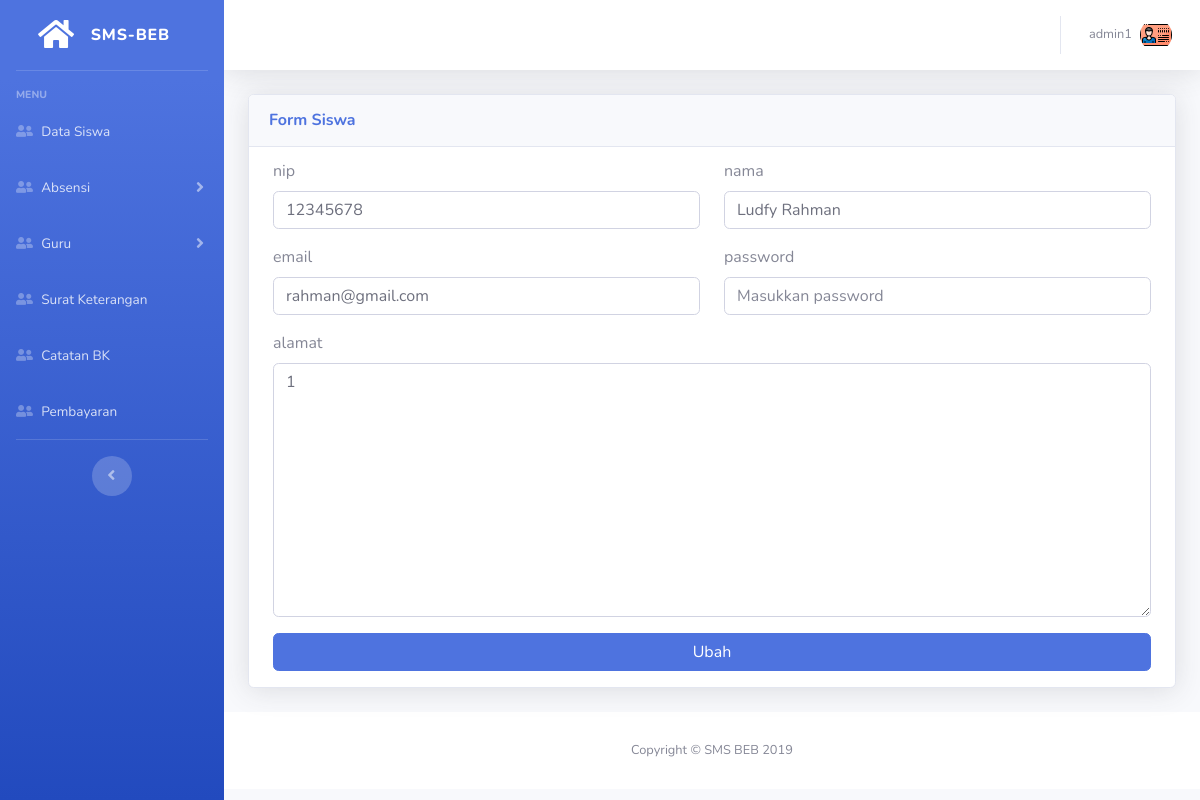
Screenshot of /SMSBEB-admin/guru/form.php?type=edit&id=3 (signed in) with the database file from the repository.
### tables this page shows
CREATE TABLE `tb_guru` (
  `id` int(6) NOT NULL,
  `nip` int(10) NOT NULL,
  `nama` varchar(50) NOT NULL,
  `email` varchar(30) NOT NULL,
  `password` varchar(32) NOT NULL,
  `alamat` varchar(50) NOT NULL
);

### config/koneksi.php (called while the page is built, shortened)
<?php
  function postOrOr($index, $a = '', $b ='') {
      if(isset($_POST[$index]) && $_POST[$index] != '')
          return $_POST[$index];
      else if(isset($a))
          return $a;
      return $b;
  }
?>

### SMSBEB-admin/guru/form.php (the view, shortened to what this page needs)
<?php
    include "../layout/theme.php";
    $data = null;
    if ($_GET['type'] == 'edit') {
        $q = mysqli_query($koneksi, "SELECT * FROM tb_guru where id='$_GET[id]'");
        $data = mysqli_fetch_array($q);
    }
    ?>
    <div class="container-fluid">
        <div class="card shadow mb-4">
            <div class="card-header py-3">
                <h6 class="m-0 font-weight-bold text-primary datatable">Form Siswa</h6>
            </div>
            <div class="container" style="margin-top:12px;">
                <form method="post" action="proses.php?type=<?= $_GET['type'] ?>" enctype="multipart/form-data">
                    <div class="row">
                        <div class="form-group col-md-6">
                            <label for="">nip</label>
                            <input type="text" name="nip" placeholder="Masukkan nip" class="form-control" value="<?= postOrOr('nip', $data['nip']) ?>">
                        </div>
                        <div class="form-group col-md-6">
                            <label for="">nama</label>
                            <input type="text" name="nama" placeholder="Masukkan nama" class="form-control" value="<?= postOrOr('nama', $data['nama']) ?>">
                        </div>
                        <div class="form-group col-md-6">
                            <label for="">email</label>
                            <input type="email" name="email" placeholder="Masukkan email" class="form-control" value="<?= postOrOr('email', $data['email']) ?>">
                        </div>
                        <div class="form-group col-md-6">
                            <label for="">password</label>
                            <input type="password" name="password" placeholder="Masukkan password" class="form-control">
                        </div>
                        <div class="form-group col-md-12">
                            <label for="">alamat</label>
                            <textarea name="alamat" id="" class="form-control" cols="30" rows="10"><?= postOrOr('alamat', $data['alamat']) ?></textarea>
                        </div>
                    </div>
                    <div class="form-group">
                    <input type="submit"  value="<?= ($_GET['type'] == "add" ? "Tambah" : "Ubah") ?>" class="btn btn-primary btn-block">
                    </div>
                </form>
            </div>
        </div>
    </div>
  <?php include "../layout/footer.php" ?>

### rows the page displays
tb_guru: nip "12345678", nama "Ludfy Rahman", email "rahman@gmail.com", alamat "1"

### other values shown
$_SESSION['username'] "admin1"
